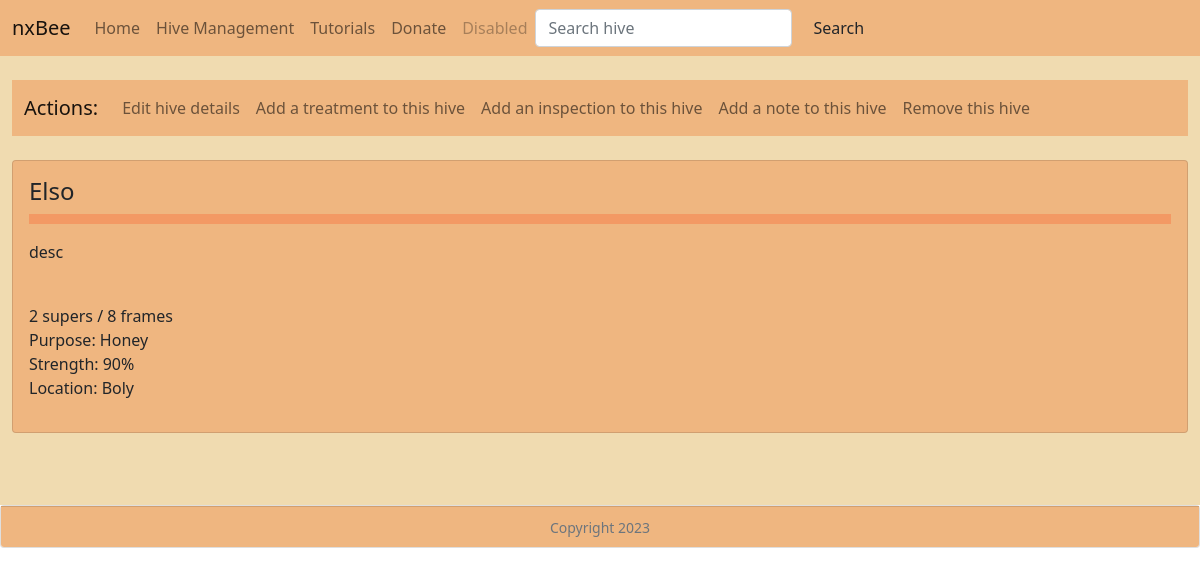
Screenshot of /hive_detail/1 with the database file from the repository.
### hive_management/models.py (models this page shows)
class Hive(models.Model):
    name = models.CharField('Hive Name', max_length=255)
    location = models.CharField('Location', max_length=255)
    description = models.TextField('Description')
    supers = models.IntegerField('Supers')
    frames = models.IntegerField('Frames')
    color = models.CharField('Color', max_length=7, default='#00ff3f')
    purpose = models.CharField('Purpose', max_length=50, default='Honey')
    strength = models.IntegerField('Strength', default=90, validators=[MinValueValidator(1), MaxValueValidator(100)])
    created_on = models.DateField('Date')

### hive_management/views.py (the view)
# urls.py: path('hive_detail/<int:pk>', views.hive_detail, name='hive_detail'),
def hive_detail(request, pk):
    hive = Hive.objects.get(pk=pk)
    notes = Note.objects.filter(hive=hive).order_by('-created_on')
    context = {
        "hive": hive,
        "notes": notes
    }
    return render(request, 'hive_detail.html', context)

### hive_management/templates/hive_detail.html (shortened to what this page needs)
{% extends "base.html" %}
{% block page_content %}
<div class="container-fluid" style="background-color: #f0dbb0;">
<br>
    <nav class="navbar navbar-expand-lg navbar-light" style="background-color: #efb680;">
        <div class="container-fluid">
          <div class="navbar-brand">Actions:</div>
          <div class="collapse navbar-collapse" id="navbarNav">
            <ul class="navbar-nav">
                <li class="nav-item">
                    <a class="nav-link" href="{% url 'edit_hive' hive.pk %}">Edit hive details</a>
                </li>
                <li class="nav-item">
                    <a class="nav-link" href="{% url 'new_hive' %}">Add a treatment to this hive</a>
                </li>
                <li class="nav-item">
                    <a class="nav-link" href="{% url 'new_hive' %}">Add an inspection to this hive</a>
                </li>
                <li class="nav-item">
                    <a class="nav-link" href="{% url 'add_note' hive.pk %}">Add a note to this hive</a>
                </li>
                <li class="nav-item">
                    <a class="nav-link" href="{% url 'remove_hive' hive.pk %}">Remove this hive</a>
                </li>
            </ul>
          </div>
        </div>
      </nav>
      <br>
    <div class="col">
        <div class="card" style="background-color: #efb680;">
            <div class="card-body">
            <h4 class="card-title">{{ hive.name }}</h4>
            <hr style="color: {{ hive.color }}; height: 10px; margin: 0;">
            <p class="card-text">
                {{ hive.description | linebreaks }}
                <br>
                {{ hive.supers }} supers / {{ hive.frames }} frames
                <br>
                Purpose: {{ hive.purpose }}
                <br>
                Strength: {{ hive.strength }}%
                <br>
                Location: {{ hive.location }}
            </p>
            </div>
        </div>
        <br>
    </div>
    <br>&nbsp;
</div>
{% endblock %}

### rows the page displays
Hive: name "Elso", description "desc", supers "2", frames "8", purpose "Honey", strength "90", location "Boly"
